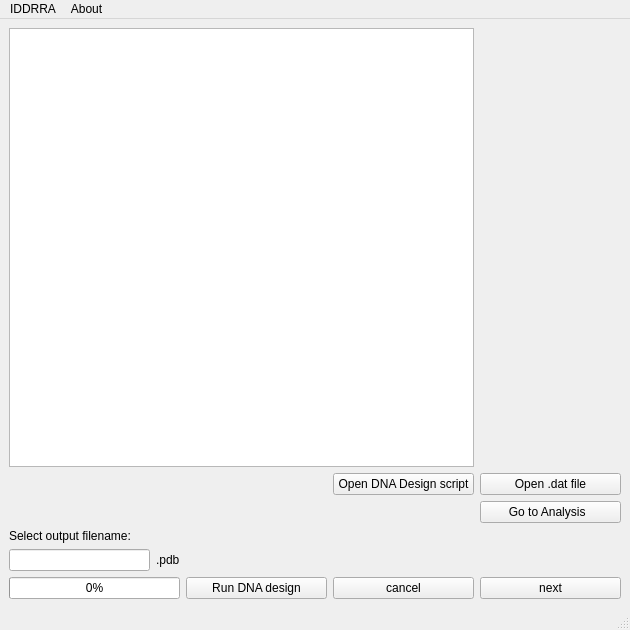
<?xml version="1.0" encoding="UTF-8"?>
<ui version="4.0">
 <class>Mainwindow</class>
 <widget class="QMainWindow" name="Mainwindow">
  <property name="geometry">
   <rect>
    <x>0</x>
    <y>0</y>
    <width>630</width>
    <height>630</height>
   </rect>
  </property>
  <property name="sizePolicy">
   <sizepolicy hsizetype="Fixed" vsizetype="Fixed">
    <horstretch>0</horstretch>
    <verstretch>0</verstretch>
   </sizepolicy>
  </property>
  <property name="windowTitle">
   <string>IDDRRA</string>
  </property>
  <widget class="QWidget" name="centralwidget">
   <layout class="QGridLayout" name="gridLayout">
    <item row="14" column="7">
     <widget class="QPushButton" name="PB_onlyAnalysis">
      <property name="text">
       <string>Go to Analysis  </string>
      </property>
     </widget>
    </item>
    <item row="21" column="7">
     <widget class="QPushButton" name="PB_nxt">
      <property name="text">
       <string>next</string>
      </property>
     </widget>
    </item>
    <item row="21" column="3">
     <widget class="QPushButton" name="PB_runDNA_Design">
      <property name="text">
       <string>Run DNA design</string>
      </property>
     </widget>
    </item>
    <item row="17" column="1">
     <widget class="QLabel" name="label">
      <property name="text">
       <string>Select output filename:</string>
      </property>
     </widget>
    </item>
    <item row="21" column="4">
     <widget class="QPushButton" name="PB_cancel">
      <property name="text">
       <string>cancel</string>
      </property>
     </widget>
    </item>
    <item row="2" column="1" colspan="4">
     <widget class="QGraphicsView" name="GV_image"/>
    </item>
    <item row="20" column="1">
     <widget class="QLineEdit" name="LE_pyOutput">
      <property name="sizePolicy">
       <sizepolicy hsizetype="Minimum" vsizetype="Fixed">
        <horstretch>0</horstretch>
        <verstretch>0</verstretch>
       </sizepolicy>
      </property>
      <property name="text">
       <string/>
      </property>
     </widget>
    </item>
    <item row="20" column="2">
     <widget class="QLabel" name="label_2">
      <property name="sizePolicy">
       <sizepolicy hsizetype="Fixed" vsizetype="Fixed">
        <horstretch>0</horstretch>
        <verstretch>0</verstretch>
       </sizepolicy>
      </property>
      <property name="text">
       <string>.pdb</string>
      </property>
     </widget>
    </item>
    <item row="21" column="1" colspan="2">
     <widget class="QProgressBar" name="progressBar">
      <property name="value">
       <number>0</number>
      </property>
     </widget>
    </item>
    <item row="3" column="4">
     <widget class="QPushButton" name="PB_openScript">
      <property name="sizePolicy">
       <sizepolicy hsizetype="Minimum" vsizetype="Fixed">
        <horstretch>0</horstretch>
        <verstretch>0</verstretch>
       </sizepolicy>
      </property>
      <property name="text">
       <string>Open DNA Design script</string>
      </property>
     </widget>
    </item>
    <item row="3" column="7">
     <widget class="QPushButton" name="PB_editDatFile">
      <property name="sizePolicy">
       <sizepolicy hsizetype="Minimum" vsizetype="Fixed">
        <horstretch>0</horstretch>
        <verstretch>0</verstretch>
       </sizepolicy>
      </property>
      <property name="text">
       <string>Open .dat file</string>
      </property>
     </widget>
    </item>
   </layout>
  </widget>
  <widget class="QMenuBar" name="mBar">
   <property name="geometry">
    <rect>
     <x>0</x>
     <y>0</y>
     <width>630</width>
     <height>22</height>
    </rect>
   </property>
   <widget class="QMenu" name="menuIDDRA">
    <property name="title">
     <string>IDDRRA</string>
    </property>
    <addaction name="actionopen"/>
    <addaction name="actionexit"/>
   </widget>
   <widget class="QMenu" name="menuAbout">
    <property name="title">
     <string>About</string>
    </property>
   </widget>
   <addaction name="menuIDDRA"/>
   <addaction name="menuAbout"/>
  </widget>
  <widget class="QStatusBar" name="statusbar"/>
  <action name="actionexit">
   <property name="text">
    <string>exit</string>
   </property>
  </action>
  <action name="actionopen">
   <property name="text">
    <string>open..</string>
   </property>
  </action>
 </widget>
 <resources/>
 <connections/>
</ui>
